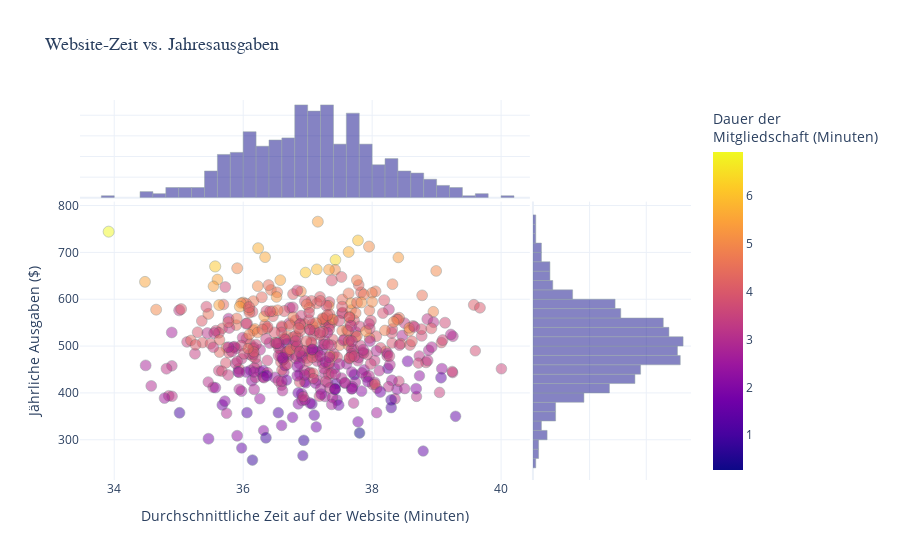

Notebook code cell kept with this figure:
### Markdown cell above
Es sind keine fehlenden Werte vorhanden, daher müssen wir nichts weiter unternehmen.

## 2. Explorative Datenanalyse (EDA)
### 2.1 Frage:
- Wie hängen die auf den Plattformen verbrachten Zeiten der Kunden mit ihren jährlichen Ausgaben zusammen?

### Code cell
fig_1 = px.scatter(
    customers,
    x="Time on Website",
    y="Yearly Amount Spent",
    color="Length of Membership",            
    size="Avg. Session Length",   
    marginal_x="histogram",
    marginal_y="histogram",
    opacity=0.5,
    size_max=8,
    title="Website-Zeit vs. Jahresausgaben"
)

fig_1.update_traces(marker=dict(line=dict(width=0.5, color="DarkSlateGrey")))
fig_1.update_layout(
    title_font=dict(size=18, family="Arial"),
    xaxis_title="Durchschnittliche Zeit auf der Website (Minuten)",
    yaxis_title="Jährliche Ausgaben ($)",
    template="plotly_white",          
    coloraxis_colorbar=dict(title="Dauer der <br>Mitgliedschaft (Minuten)")
)

fig_1

### Figure 1 — Plotly figure (JSON) as saved in the notebook; plotly's stock layout.template omitted (floating-point values rounded to 4 significant figures; data arrays with more than 128 entries replaced by an {"elided": "..."} marker saying what was removed)
{"data": [{"hovertemplate": "Time on Website=%{x}<br>Yearly Amount Spent=%{y}<br>Avg. Session Length=%{marker.size}<br>Length of Membership=%{marker.color}<extra></extra>", "legendgroup": "", "marker": {"color": {"elided": "500 float values"}, "coloraxis": "coloraxis", "line": {"color": "DarkSlateGrey", "width": 0.5}, "opacity": 0.5, "size": {"elided": "500 float values"}, "sizemode": "area", "sizeref": 0.5647, "symbol": "circle"}, "mode": "markers", "name": "", "orientation": "v", "showlegend": false, "type": "scatter", "x": {"elided": "500 float values"}, "xaxis": "x", "y": {"elided": "500 float values"}, "yaxis": "y"}, {"bingroup": "x", "hovertemplate": "Time on Website=%{x}<br>count=%{y}<extra></extra>", "legendgroup": "", "marker": {"color": "#0d0887", "line": {"color": "DarkSlateGrey", "width": 0.5}}, "name": "", "opacity": 0.5, "showlegend": false, "type": "histogram", "x": {"elided": "500 float values"}, "xaxis": "x3", "yaxis": "y3"}, {"bingroup": "y", "hovertemplate": "Yearly Amount Spent=%{y}<br>count=%{x}<extra></extra>", "legendgroup": "", "marker": {"color": "#0d0887", "line": {"color": "DarkSlateGrey", "width": 0.5}}, "name": "", "opacity": 0.5, "showlegend": false, "type": "histogram", "xaxis": "x2", "y": {"elided": "500 float values"}, "yaxis": "y2"}], "layout": {"barmode": "overlay", "coloraxis": {"colorbar": {"title": {"text": "Dauer der <br>Mitgliedschaft (Minuten)"}}, "colorscale": [[0, "#0d0887"], [0.1111, "#46039f"], [0.2222, "#7201a8"], [0.3333, "#9c179e"], [0.4444, "#bd3786"], [0.5556, "#d8576b"], [0.6667, "#ed7953"], [0.7778, "#fb9f3a"], [0.8889, "#fdca26"], [1, "#f0f921"]]}, "legend": {"itemsizing": "constant", "tracegroupgap": 0}, "title": {"font": {"family": "Arial", "size": 18}, "text": "Website-Zeit vs. Jahresausgaben"}, "xaxis": {"anchor": "y", "domain": [0, 0.7363], "title": {"text": "Durchschnittliche Zeit auf der Website (Minuten)"}}, "xaxis2": {"anchor": "y2", "domain": [0.7413, 1], "matches": "x2", "showgrid": true, "showline": false, "showticklabels": false, "ticks": ""}, "xaxis3": {"anchor": "y3", "domain": [0, 0.7363], "matches": "x", "showgrid": true, "showticklabels": false}, "xaxis4": {"anchor": "y4", "domain": [0.7413, 1], "matches": "x2", "showgrid": true, "showline": false, "showticklabels": false, "ticks": ""}, "yaxis": {"anchor": "x", "domain": [0, 0.7326], "title": {"text": "Jährliche Ausgaben ($)"}}, "yaxis2": {"anchor": "x2", "domain": [0, 0.7326], "matches": "y", "showgrid": true, "showticklabels": false}, "yaxis3": {"anchor": "x3", "domain": [0.7426, 1], "matches": "y3", "showgrid": true, "showline": false, "showticklabels": false, "ticks": ""}, "yaxis4": {"anchor": "x4", "domain": [0.7426, 1], "matches": "y3", "showgrid": true, "showline": false, "showticklabels": false, "ticks": ""}}}
